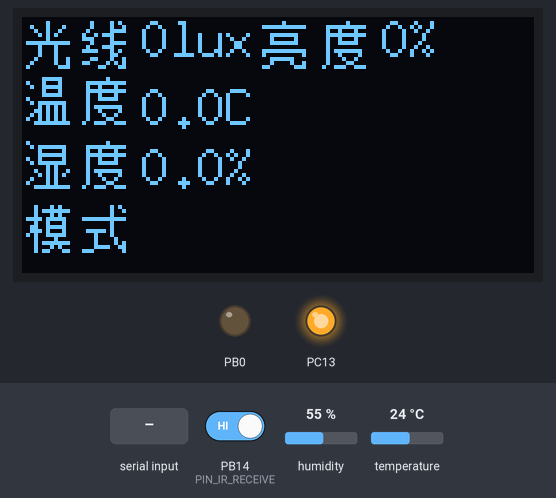
Bench run of a program on a simulated STM32 Blue Pill. Parts: 128×64 one-colour display, output pins drawn as LEDs (lit = HIGH). The test bench sets the inputs (shaded band); at power-on: humidity 55 %, PB14 (PIN_IR_RECEIVE) HIGH, temperature 24 °C. Random numbers use the default seed unless the program sets one.

Above: at 1.2 s.
1.3 s: "PC13:1\n" received over the second serial link
At 3.0 s:
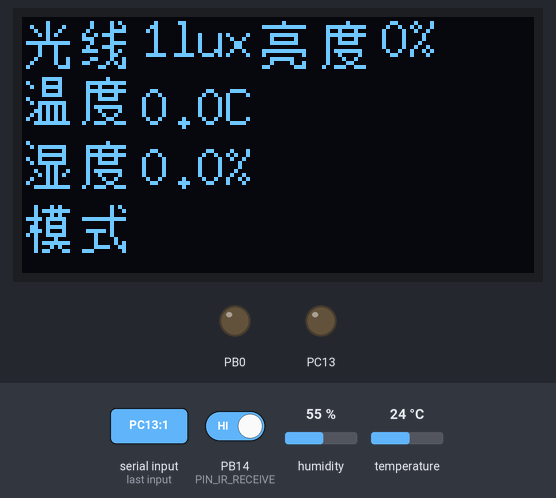
3.8 s: "value1:150\n" received over the second serial link
At 5.3 s:
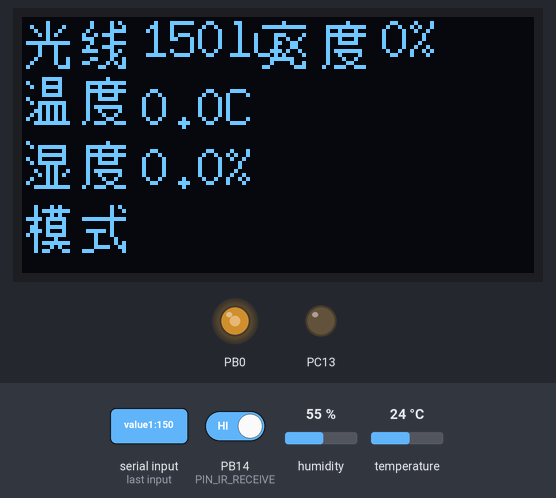
5.6 s: "PC13\n" received over the second serial link
At 7.2 s:
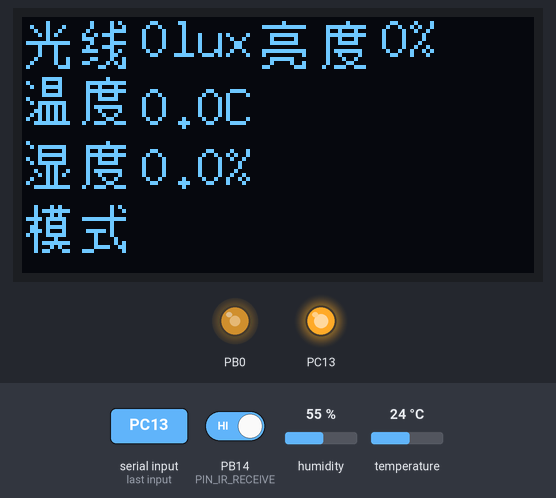
7.4 s: "value1:1\n" received over the second serial link
At 9.1 s:
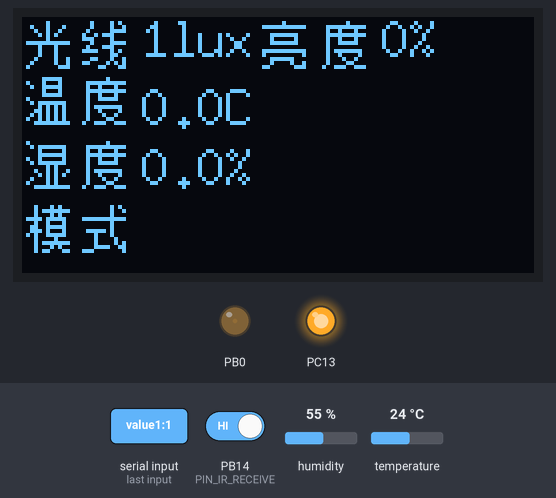
9.2 s: humidity set to 22 %
At 10.64 s:
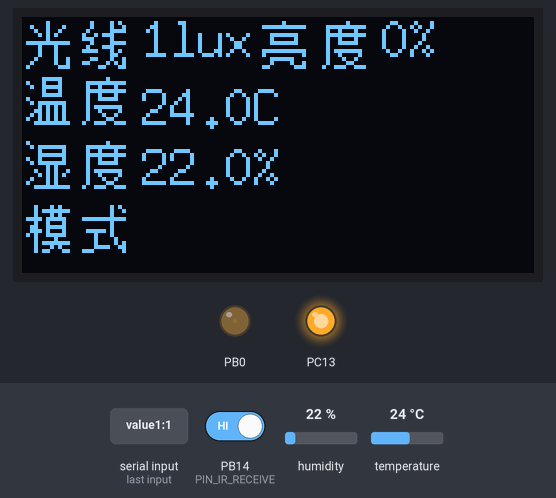
12.0 s: "value1\n" received over the second serial link
At 12.7 s:
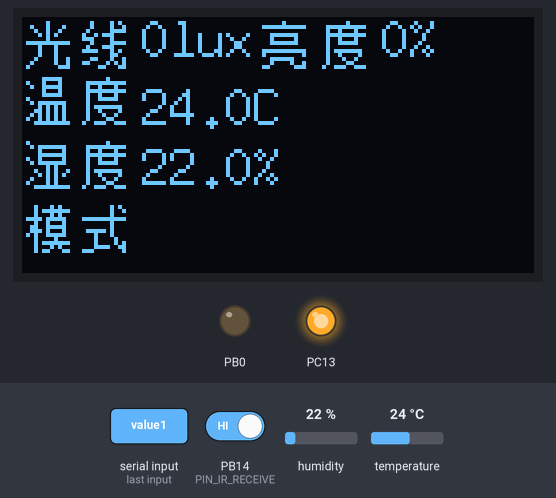
Timing chart, 0 to 14.8 s (numbered marks = the images above; inputs shaded):
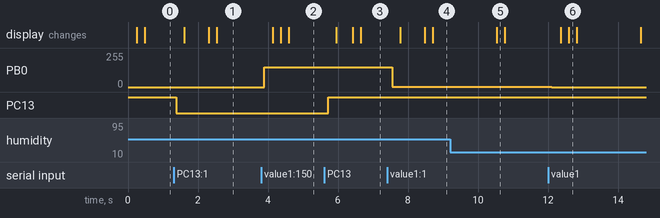

The program:

main.cpp
```cpp
#include <Arduino.h>
#include <HardwareSerial.h>
#include "SensorData.h"
#include "SerialManager.h"
#include "DeviceController.h"
#include "DisplayManager.h"
#include "PinConfig.h"
#include <U8g2lib.h>
#include <DHT.h>
#include "DHT11Manager.h"

// 初始化 I2C SH1106 显示屏
U8G2_SH1106_128X64_NONAME_F_HW_I2C u8g2(U8G2_R0, /* reset=*/ U8X8_PIN_NONE, /* SCL=*/ PB6, /* SDA=*/ PB7);

// 串口实例化
HardwareSerial SerialESPSTM32(PB11, PB10);
HardwareSerial SerialPC(PA10, PA9);

// 管理器实例化
SerialManager serialManager(SerialESPSTM32, SerialPC);
DeviceController deviceController(PIN_PC13, PIN_PC13_LED_2);
DisplayManager displayManager(u8g2);
DHT11Manager dht11Manager(PIN_DHT11);

// 全局变量
unsigned long lastSendTime = 0;
const unsigned long sendInterval = 2000;

// 云平台发下来的数据 float
int cloudData = 0;

void setup() {
    serialManager.begin();
    deviceController.begin();
    displayManager.begin();
    dht11Manager.begin();
}

void loop() {
    SensorData sensorData;

    if (millis() - lastSendTime >= sendInterval) {
        lastSendTime = millis();

        float temperature = dht11Manager.getTemperature();
        float humidity = dht11Manager.getHumidity();

        int irValue = digitalRead(PIN_IR_RECEIVE);

        sensorData.temperature = temperature;
        sensorData.humidity = humidity;
        sensorData.irValue = irValue;

        sensorData.test5 = random(0, 500) / 10.0;
        sensorData.test6 = random(0, 500) / 10.0;


        serialManager.printToPC("Send data to ESP8266");
        serialManager.sendSensorData(sensorData);
    }

    String receivedData = serialManager.receiveData();
    if (receivedData.length() > 0) {
        serialManager.printToPC("Received data from ESP8266: " + receivedData);

        int colonIndex = receivedData.indexOf(':');
        String key = receivedData.substring(0, colonIndex);
        String value = receivedData.substring(colonIndex + 1);
        value.trim();

        cloudData = value.toFloat();

        if (key == "PC13") {
            deviceController.setPC13(value == "1");
        }
        else if (key == "value1") {
            deviceController.setValue1(value.toInt());
            // 更新亮度，按照 0 -255 的值，转换为 0 - 100 的值
            sensorData.test4 = value.toInt() * 100 / 255;
        }
    }

    delay(200);

    displayManager.updateValues(cloudData, sensorData.temperature, sensorData.humidity, sensorData.test4);
}
```

DHT11Manager.h
```cpp
// DHT11Manager.h
#ifndef DHT11_MANAGER_H
#define DHT11_MANAGER_H

#include <DHT.h>
#include "PinConfig.h"

class DHT11Manager {
public:
    DHT11Manager(uint8_t pin) : _dht(pin, DHT11) {}

    void begin() {
        _dht.begin();
    }

    float getTemperature() {
        return _dht.readTemperature();
    }

    float getHumidity() {
        return _dht.readHumidity();
    }

private:
    DHT _dht;
};

#endif
```

DeviceController.h
```cpp
// DeviceController.h
#ifndef DEVICE_CONTROLLER_H
#define DEVICE_CONTROLLER_H

#include <Arduino.h>
#include "PinConfig.h"

class DeviceController {
public:
    DeviceController(uint8_t pc13Pin, uint8_t pb0)
        : _pc13Pin(pc13Pin), _valuePB0(pb0) {}

    void begin() {
        pinMode(_pc13Pin, OUTPUT);
        pinMode(_valuePB0, OUTPUT);
        // 设置初始状态
        digitalWrite(_pc13Pin, HIGH);
        digitalWrite(_valuePB0, LOW);
    }

    void setPC13(bool state) {
        digitalWrite(_pc13Pin, !state);  // 反转逻辑，因为PC13是低电平有效
    }

    void setValue1(int value) {
        analogWrite(_valuePB0, value);
    }

private:
    uint8_t _pc13Pin;
    uint8_t _valuePB0;
};

#endif
```

DisplayManager.h
```cpp
// DisplayManager.h
#ifndef DISPLAY_MANAGER_H
#define DISPLAY_MANAGER_H

#include <U8g2lib.h>

class DisplayManager {
public:
    DisplayManager(U8G2_SH1106_128X64_NONAME_F_HW_I2C& display) : _display(display) {
        // 光
        static const unsigned char guang[] = {
            0x04,0x00,0x44,0x40,0x24,0x80,0x15,0x00,0x04,0x00,0xFF,0xE0,0x11,0x00,0x11,0x00,0x11,0x00,0x21,0x20,0x41,0x20,0x80,0xE0,/*"光",0*/

        };

        // 线
        static const unsigned char xian[] = {
            0x21,0x40,0x21,0x20,0x41,0xE0,0x97,0x00,0xE1,0x00,0x21,0xE0,0x47,0x00,0xF1,0x40,0x01,0x80,0x31,0x20,0xC2,0xA0,0x0C,0x60
        };

        // 温
        static const unsigned char wen[] = {
            0x0F,0x80,0x88,0x80,0x4F,0x80,0x08,0x80,0x0F,0x80,0x80,0x00,0x5F,0xC0,0x15,0x40,0x35,0x40,0x55,0x40,0x95,0x40,0x3F,0xE0
        };

        // 湿
        static const unsigned char shi[] = {
            0x80,0x00,0x5F,0xC0,0x10,0x40,0x1F,0xC0,0x90,0x40,0x5F,0xC0,0x05,0x00,0x25,0x20,0x15,0x40,0x45,0x00,0x85,0x00,0x3F,0xE0
        };

        // 度
        static const unsigned char du[] = {
            0x02,0x00,0x7F,0xE0,0x48,0x80,0x7F,0xE0,0x48,0x80,0x4F,0x80,0x40,0x00,0x5F,0xC0,0x48,0x40,0x44,0x80,0x43,0x00,0x9C,0xE0
        };

        // 模
        static const unsigned char mo[] = {
            /*"模"*/
            0x22,0x80,0x2F,0xE0,0x22,0x80,0xF7,0xC0,0x24,0x40,0x67,0xC0,0x74,0x40,0xA7,0xC0,0x21,0x00,0x2F,0xE0,0x22,0x80,0x2C,0x60
        };

        // 式
        static const unsigned char shi_style[] = {
            /*"式"*/
            0x01,0x40,0x01,0x20,0x01,0x00,0xFF,0xE0,0x01,0x00,0x01,0x00,0x7D,0x00,0x11,0x00,0x10,0x80,0x10,0xA0,0x1E,0x60,0xE0,0x20
        };

        //亮
        static const unsigned char liang[] = {
            /*"亮"*/
            0x04,0x00,0xFF,0xE0,0x00,0x00,0x3F,0x80,0x20,0x80,0x3F,0x80,0x00,0x00,0xFF,0xE0,0x80,0x20,0x3F,0x00,0x21,0x20,0xC0,0xE0
        };

        memcpy(_guang, guang, sizeof(guang));
        memcpy(_xian, xian, sizeof(xian));
        memcpy(_wen, wen, sizeof(wen));
        memcpy(_shidu, shi, sizeof(shi));
        memcpy(_du, du, sizeof(du));
        memcpy(_mo, mo, sizeof(mo));
        memcpy(_shi, shi_style, sizeof(shi_style));
        memcpy(_liang, liang, sizeof(liang));
    }

    void begin() {
        _display.begin();
        _display.enableUTF8Print();
        initializeDisplay();
    }

    void updateValues(int value, float temp, float humi, int brightness) {
        _display.clearBuffer();

        // 先画固定的图标
        drawAllIcons();  // 绘制所有固定的图标

        // 然后更新变化的数值
        _display.setFont(u8g2_font_7x13_tf);

        // 第一行：光照值
        _display.setCursor(30, 10);  // 2 个参数意思：x 轴，y 轴
        _display.print(value, 1);
        _display.print("lux");

        // 第二行：温度
        _display.setCursor(30, 27);
        _display.print(temp, 1);
        _display.print("C");

        // 第三行：湿度
        _display.setCursor(30, 42);
        _display.print(humi, 1);
        _display.print("%");

        // 第 1 行，2 列，显示亮度
        _display.setCursor(90, 10);
        _display.print(brightness);
        _display.print("%");

        _display.sendBuffer();
    }


private:
    void initializeDisplay() {
        _display.clearBuffer();
        _display.setFont(u8g2_font_7x13_tf);
    }

    void drawAllIcons() {
        // 光线
        _display.drawBitmap(1, 1, 2, 16, _guang);
        _display.drawBitmap(15, 1, 2, 16, _xian);

        // 温度
        _display.drawBitmap(1, 15, 2, 16, _wen);
        _display.drawBitmap(15, 15, 2, 16, _du);

        // 湿度
        _display.drawBitmap(1, 31, 2, 16, _shidu);
        _display.drawBitmap(15, 31, 2, 16, _du);

        // 模式
        _display.drawBitmap(1, 47, 2, 16, _mo);
        _display.drawBitmap(15, 47, 2, 16, _shi);

        // 亮度
        _display.drawBitmap(60, 1, 2, 16, _liang);;
        _display.drawBitmap(75, 1, 2, 16, _du);
    }

    U8G2_SH1106_128X64_NONAME_F_HW_I2C& _display;
    unsigned char _guang[32];
    unsigned char _xian[32];
    unsigned char _wen[32];
    unsigned char _shidu[32];
    unsigned char _du[32];
    unsigned char _mo[32];
    unsigned char _shi[32];
    unsigned char _liang[32];
};

#endif
```

SensorData.h
```cpp
// SensorData.h
#ifndef SENSOR_DATA_H
#define SENSOR_DATA_H

struct __attribute__((packed)) SensorData {
    float temperature;
    float humidity;
    float irValue;
    float test4;
    float test5;
    float test6;
};

#endif
```

SerialManager.h
```cpp
// SerialManager.h
#ifndef SERIAL_MANAGER_H
#define SERIAL_MANAGER_H

#include <HardwareSerial.h>
#include "SensorData.h"

class SerialManager {
public:
    SerialManager(HardwareSerial& espSerial, HardwareSerial& pcSerial)
        : _espSerial(espSerial), _pcSerial(pcSerial) {}

    void begin() {
        _espSerial.begin(115200);
        _pcSerial.begin(115200);
    }

    void sendSensorData(const SensorData& data) {
        uint8_t byteData[sizeof(SensorData)];
        const uint8_t* ptr = reinterpret_cast<const uint8_t*>(&data);

        // 复制数据
        for (size_t i = 0; i < sizeof(SensorData); ++i) {
            byteData[i] = ptr[i];
        }

        // 计算校验和
        uint8_t checksum = 0;
        for (size_t i = 0; i < sizeof(SensorData); i++) {
            checksum ^= byteData[i];
        }

        // 发送数据和校验和
        _espSerial.write(byteData, sizeof(SensorData));
        _espSerial.write(checksum);
    }

    String receiveData() {
        if (_espSerial.available()) {
            return _espSerial.readStringUntil('\n');
        }
        return "";
    }

    void printToPC(const String& message) {
        _pcSerial.println(message);
    }

private:
    HardwareSerial& _espSerial;
    HardwareSerial& _pcSerial;
};

#endif
```

PinConfig.h
```cpp
// PinConfig.h
#ifndef PIN_CONFIG_H
#define PIN_CONFIG_H

// 控制引脚定义
#define PIN_PC13 PC13
#define PIN_PC13_LED_2 PB0
#define PIN_DHT11 PB12  // DHT11 数据引脚

// 红外引脚定义
#define PIN_IR_RECEIVE PB14


#endif
```

Measured:
- after the input at 1.3 s, PC13: HIGH → LOW after 0.08 s
- after the input at 3.8 s, PB0: 0/255 → 150/255 after 0.09 s
- after the input at 5.6 s, PC13: LOW → HIGH after 0.12 s
- after the input at 7.4 s, PB0: 150/255 → 1/255 after 0.15 s
- after the input at 12.0 s, PB0: 1/255 → 0/255 after 0.11 s
